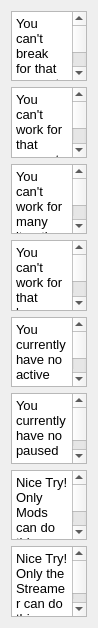
              <widget class="QWidget" name="scrollAreaWidgetContents">
               <property name="geometry">
                <rect>
                 <x>0</x>
                 <y>0</y>
                 <width>98</width>
                 <height>628</height>
                </rect>
               </property>
               <layout class="QVBoxLayout" name="verticalLayout_11">
                <item>
                 <widget class="QPlainTextEdit" name="invalidBreakPeriod">
                  <property name="font">
                   <font>
                    <pointsize>10</pointsize>
                   </font>
                  </property>
                  <property name="plainText">
                   <string>You can't break for that amount of time, please choose a time between 5 and 300 minutes.</string>
                  </property>
                 </widget>
                </item>
                <item>
                 <widget class="QPlainTextEdit" name="invalidWorkPeriod">
                  <property name="font">
                   <font>
                    <pointsize>10</pointsize>
                   </font>
                  </property>
                  <property name="plainText">
                   <string>You can't work for that amount of time, please choose a time between 5 and 300 minutes.</string>
                  </property>
                 </widget>
                </item>
                <item>
                 <widget class="QPlainTextEdit" name="invalidIterations">
                  <property name="font">
                   <font>
                    <pointsize>10</pointsize>
                   </font>
                  </property>
                  <property name="plainText">
                   <string>You can't work for many iterations, please choose between 1 and 10.</string>
                  </property>
                 </widget>
                </item>
                <item>
                 <widget class="QPlainTextEdit" name="invalidTotalTime">
                  <property name="font">
                   <font>
                    <pointsize>10</pointsize>
                   </font>
                  </property>
                  <property name="plainText">
                   <string>You can't work for that long. Please choose a time that doesn't exceed 300 minutes.</string>
                  </property>
                 </widget>
                </item>
                <item>
                 <widget class="QPlainTextEdit" name="noRunningPomo">
                  <property name="sizePolicy">
                   <sizepolicy hsizetype="Expanding" vsizetype="Maximum">
                    <horstretch>0</horstretch>
                    <verstretch>0</verstretch>
                   </sizepolicy>
                  </property>
                  <property name="font">
                   <font>
                    <pointsize>10</pointsize>
                   </font>
                  </property>
                  <property name="plainText">
                   <string>You currently have no active pomo.</string>
                  </property>
                 </widget>
                </item>
                <item>
                 <widget class="QPlainTextEdit" name="noPaused">
                  <property name="font">
                   <font>
                    <pointsize>10</pointsize>
                   </font>
                  </property>
                  <property name="plainText">
                   <string>You currently have no paused pomo.</string>
                  </property>
                 </widget>
                </item>
                <item>
                 <widget class="QPlainTextEdit" name="invalidPermMod">
                  <property name="font">
                   <font>
                    <pointsize>10</pointsize>
                   </font>
                  </property>
                  <property name="plainText">
                   <string>Nice Try! Only Mods can do this.</string>
                  </property>
                 </widget>
                </item>
                <item>
                 <widget class="QPlainTextEdit" name="invalidPermStreamer">
                  <property name="font">
                   <font>
                    <pointsize>10</pointsize>
                   </font>
                  </property>
                  <property name="plainText">
                   <string>Nice Try! Only the Streamer can do this.</string>
                  </property>
                 </widget>
                </item>
               </layout>
              </widget>
